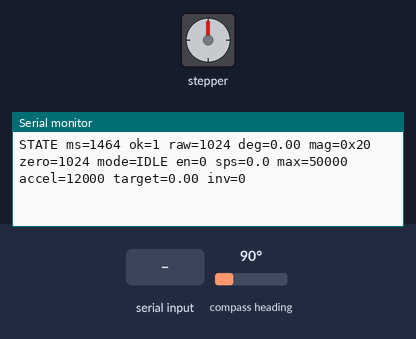
Simulated run of this sketch. Board: ESP32. Parts: stepper motor, the last lines printed to the serial monitor. Wiring (inferred from the names in the program): AS5600 angle sensor at I2C address 0x36; stepper motor driver (200 steps per turn assumed): step GPIO 12; direction GPIO 14. Inputs (shaded band) come from the test bench; at power-on: compass heading 90°.

Above: at 1.5 s.
1.6 s: "HELP 1\n" received over Serial
At 1.77 s:
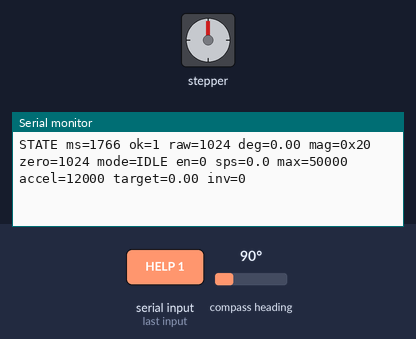
3.1 s: "STOP 1\n" received over Serial
At 3.28 s:
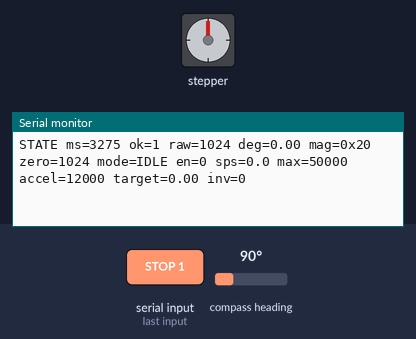
4.6 s: "EN \n" received over Serial
Timing chart, 0 to 7.6 s (numbered marks = the images above; inputs shaded):
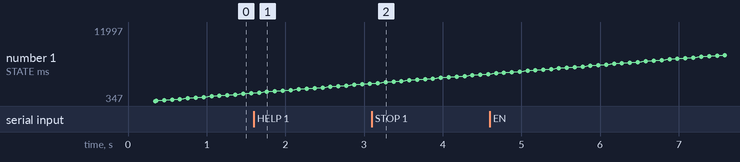

Measured:
- after the input at 1.6 s, the serial monitor: prints a new line at once (image 1)
- after the input at 3.1 s, the serial monitor: prints a new line at once (image 2)
- plotted number 1: 1565 → 3074 after the input at 1.6 s

The sketch:

one_joint_esp32.ino
```cpp
/*
  One joint stand: ESP32 + TMC2209 STEP/DIR + AS5600.

  Default wiring for ESP32 boards marked with Dxx labels:
    TMC2209 STEP -> D12  (GPIO12)
    TMC2209 DIR  -> D14  (GPIO14)
    Lerdge TMC2209 pin 1 is EN, but it may be unprinted on the PCB silkscreen.
    Tie EN to GND for standalone use. PIN_EN stays -1 because ESP32 does not control it.
    AS5600 SDA   -> D21  (GPIO21)
    AS5600 SCL   -> D22  (GPIO22)

  Motor power never goes through ESP32. Use a separate 12-24V PSU on TMC VM/GND.
*/

#include <Arduino.h>
#include <Wire.h>

static const uint8_t PIN_STEP = 12;
static const uint8_t PIN_DIR  = 14;
static const int8_t PIN_EN   = -1;
static const uint8_t PIN_SDA  = 21;
static const uint8_t PIN_SCL  = 22;

static const uint8_t AS5600_ADDR = 0x36;
static const uint8_t AS5600_REG_STATUS = 0x0B;
static const uint8_t AS5600_REG_RAW_ANGLE_H = 0x0C;

enum RunMode {
  MODE_IDLE = 0,
  MODE_JOG = 1,
  MODE_GOTO = 2
};

RunMode mode = MODE_IDLE;
bool motorEnabled = false;
bool streamEnabled = true;
bool dirInvert = false;

int zeroRaw = 0;
int lastRaw = -1;
uint8_t lastMag = 0;
bool as5600Ok = false;

float jogSps = 0.0f;
float targetDeg = 0.0f;
float currentSps = 0.0f;
float maxSps = 50000.0f;
float autoMaxSps = 5000.0f;
float accelSps2 = 12000.0f;
float gotoDeadbandDeg = 1.0f;

uint32_t lastStepUs = 0;
uint32_t lastSpeedUs = 0;
uint32_t lastTelemetryMs = 0;
uint32_t lastSensorMs = 0;

String modeName() {
  if (mode == MODE_JOG) return "JOG";
  if (mode == MODE_GOTO) return "GOTO";
  return "IDLE";
}

void setEnable(bool en) {
  motorEnabled = en;
  if (PIN_EN >= 0) {
    digitalWrite(PIN_EN, en ? LOW : HIGH);
  }
  if (!en) {
    mode = MODE_IDLE;
    currentSps = 0;
    jogSps = 0;
  }
}

bool readReg(uint8_t reg, uint8_t *value) {
  Wire.beginTransmission(AS5600_ADDR);
  Wire.write(reg);
  if (Wire.endTransmission(false) != 0) return false;
  if (Wire.requestFrom((int)AS5600_ADDR, 1) != 1) return false;
  *value = Wire.read();
  return true;
}

bool readRawAngle(int *raw) {
  Wire.beginTransmission(AS5600_ADDR);
  Wire.write(AS5600_REG_RAW_ANGLE_H);
  if (Wire.endTransmission(false) != 0) return false;
  if (Wire.requestFrom((int)AS5600_ADDR, 2) != 2) return false;
  int hi = Wire.read();
  int lo = Wire.read();
  *raw = ((hi & 0x0F) << 8) | lo;
  return true;
}

float rawToDeg(int raw) {
  int shifted = (raw - zeroRaw) & 0x0FFF;
  return shifted * (360.0f / 4096.0f);
}

float angleDiff(float target, float current) {
  float d = target - current;
  while (d > 180.0f) d -= 360.0f;
  while (d < -180.0f) d += 360.0f;
  return d;
}

void updateSensor() {
  int raw = 0;
  as5600Ok = readRawAngle(&raw);
  if (as5600Ok) {
    lastRaw = raw;
    uint8_t st = 0;
    if (readReg(AS5600_REG_STATUS, &st)) {
      lastMag = st;
    }
  }
}

void stepOnce(int sign) {
  bool dir = sign >= 0;
  if (dirInvert) dir = !dir;
  digitalWrite(PIN_DIR, dir ? HIGH : LOW);
  digitalWrite(PIN_STEP, HIGH);
  delayMicroseconds(2);
  digitalWrite(PIN_STEP, LOW);
}

void updateStepper() {
  float desired = 0.0f;
  uint32_t now = micros();

  if (motorEnabled && mode == MODE_JOG) {
    desired = jogSps;
  } else if (motorEnabled && mode == MODE_GOTO && as5600Ok && lastRaw >= 0) {
    float deg = rawToDeg(lastRaw);
    float err = angleDiff(targetDeg, deg);
    if (fabs(err) <= gotoDeadbandDeg) {
      mode = MODE_IDLE;
      desired = 0.0f;
    } else {
      float speed = 80.0f + fabs(err) * 12.0f;
      if (speed > autoMaxSps) speed = autoMaxSps;
      desired = (err > 0.0f) ? speed : -speed;
    }
  }

  if (desired > maxSps) desired = maxSps;
  if (desired < -maxSps) desired = -maxSps;

  if (lastSpeedUs == 0) lastSpeedUs = now;
  float dt = (uint32_t)(now - lastSpeedUs) / 1000000.0f;
  lastSpeedUs = now;
  float maxDelta = accelSps2 * dt;
  float delta = desired - currentSps;
  if (delta > maxDelta) delta = maxDelta;
  if (delta < -maxDelta) delta = -maxDelta;
  currentSps += delta;
  if (fabs(desired) < 1.0f && fabs(currentSps) < 1.0f) currentSps = 0.0f;

  float absSps = fabs(currentSps);
  if (!motorEnabled || absSps < 1.0f) return;

  uint32_t period = (uint32_t)(1000000.0f / absSps);
  if (period < 20) period = 20;
  if ((uint32_t)(now - lastStepUs) >= period) {
    lastStepUs = now;
    stepOnce(currentSps >= 0.0f ? 1 : -1);
  }
}

void printState() {
  float deg = (as5600Ok && lastRaw >= 0) ? rawToDeg(lastRaw) : -1.0f;
  Serial.print("STATE ms=");
  Serial.print(millis());
  Serial.print(" ok=");
  Serial.print(as5600Ok ? 1 : 0);
  Serial.print(" raw=");
  Serial.print(lastRaw);
  Serial.print(" deg=");
  Serial.print(deg, 2);
  Serial.print(" mag=0x");
  if (lastMag < 16) Serial.print('0');
  Serial.print(lastMag, HEX);
  Serial.print(" zero=");
  Serial.print(zeroRaw);
  Serial.print(" mode=");
  Serial.print(modeName());
  Serial.print(" en=");
  Serial.print(motorEnabled ? 1 : 0);
  Serial.print(" sps=");
  Serial.print(currentSps, 1);
  Serial.print(" max=");
  Serial.print(maxSps, 0);
  Serial.print(" accel=");
  Serial.print(accelSps2, 0);
  Serial.print(" target=");
  Serial.print(targetDeg, 2);
  Serial.print(" inv=");
  Serial.print(dirInvert ? 1 : 0);
  Serial.println();
}

float argFloat(const String &line, float fallback) {
  int sp = line.indexOf(' ');
  if (sp < 0) return fallback;
  return line.substring(sp + 1).toFloat();
}

int argInt(const String &line, int fallback) {
  int sp = line.indexOf(' ');
  if (sp < 0) return fallback;
  return line.substring(sp + 1).toInt();
}

void scanI2c() {
  Serial.println("I2C_SCAN_BEGIN");
  for (uint8_t addr = 1; addr < 127; addr++) {
    Wire.beginTransmission(addr);
    if (Wire.endTransmission() == 0) {
      Serial.print("I2C addr=0x");
      if (addr < 16) Serial.print('0');
      Serial.println(addr, HEX);
    }
  }
  Serial.println("I2C_SCAN_END");
}

void printHelp() {
  Serial.println("Commands:");
  Serial.println("  EN 1|0       enable/disable TMC2209 output");
  Serial.println("  JOG <sps>    run at signed steps/sec, example JOG 200 or JOG -200");
  Serial.println("  STOP         stop motion, keep driver enable state");
  Serial.println("  ZERO         set current AS5600 angle as zero");
  Serial.println("  GOTO <deg>   closed-loop move to 0..360 deg using AS5600");
  Serial.println("  INV 1|0      invert motor direction");
  Serial.println("  MAX <sps>    limit manual speed");
  Serial.println("  ACCEL <sps2> acceleration in steps/sec^2");
  Serial.println("  STREAM 1|0   telemetry on/off");
  Serial.println("  SCAN         I2C scan");
  Serial.println("  STATUS       print one telemetry line");
  Serial.println("Pins: STEP=D12 DIR=D14 EN=not_connected SDA=D21 SCL=D22 baud=115200");
}

void handleCommand(String line) {
  line.trim();
  if (line.length() == 0) return;

  String up = line;
  up.toUpperCase();

  if (up == "HELP" || up == "?") {
    printHelp();
  } else if (up.startsWith("EN ")) {
    setEnable(argInt(up, 0) != 0);
    printState();
  } else if (up.startsWith("JOG ")) {
    jogSps = argFloat(up, 0.0f);
    if (jogSps > maxSps) jogSps = maxSps;
    if (jogSps < -maxSps) jogSps = -maxSps;
    mode = MODE_JOG;
    printState();
  } else if (up == "STOP") {
    mode = MODE_IDLE;
    jogSps = 0.0f;
    currentSps = 0.0f;
    printState();
  } else if (up == "ZERO") {
    if (as5600Ok && lastRaw >= 0) zeroRaw = lastRaw;
    printState();
  } else if (up.startsWith("GOTO ")) {
    targetDeg = argFloat(up, 0.0f);
    while (targetDeg < 0.0f) targetDeg += 360.0f;
    while (targetDeg >= 360.0f) targetDeg -= 360.0f;
    mode = MODE_GOTO;
    printState();
  } else if (up.startsWith("INV ")) {
    dirInvert = argInt(up, 0) != 0;
    printState();
  } else if (up.startsWith("MAX ")) {
    maxSps = argFloat(up, maxSps);
    if (maxSps < 1.0f) maxSps = 1.0f;
    if (maxSps > 50000.0f) maxSps = 50000.0f;
    printState();
  } else if (up.startsWith("ACCEL ")) {
    accelSps2 = argFloat(up, accelSps2);
    if (accelSps2 < 100.0f) accelSps2 = 100.0f;
    if (accelSps2 > 200000.0f) accelSps2 = 200000.0f;
    printState();
  } else if (up.startsWith("STREAM ")) {
    streamEnabled = argInt(up, 1) != 0;
    printState();
  } else if (up == "SCAN") {
    scanI2c();
  } else if (up == "STATUS") {
    printState();
  } else {
    Serial.print("ERR unknown command: ");
    Serial.println(line);
  }
}

void setup() {
  pinMode(PIN_STEP, OUTPUT);
  pinMode(PIN_DIR, OUTPUT);
  if (PIN_EN >= 0) {
    pinMode(PIN_EN, OUTPUT);
  }
  digitalWrite(PIN_STEP, LOW);
  digitalWrite(PIN_DIR, LOW);
  if (PIN_EN >= 0) {
    digitalWrite(PIN_EN, HIGH);
  }

  Serial.begin(115200);
  Wire.begin(PIN_SDA, PIN_SCL);
  Wire.setClock(400000);

  delay(300);
  updateSensor();
  if (as5600Ok && lastRaw >= 0) zeroRaw = lastRaw;

  Serial.println();
  Serial.println("ONE_JOINT_STAND ready");
  printHelp();
  printState();
}

void loop() {
  updateStepper();

  if ((millis() - lastSensorMs) >= 20) {
    lastSensorMs = millis();
    updateSensor();
  }

  while (Serial.available()) {
    String line = Serial.readStringUntil('\n');
    handleCommand(line);
  }

  if (streamEnabled && (millis() - lastTelemetryMs) >= 100) {
    lastTelemetryMs = millis();
    printState();
  }
}
```
